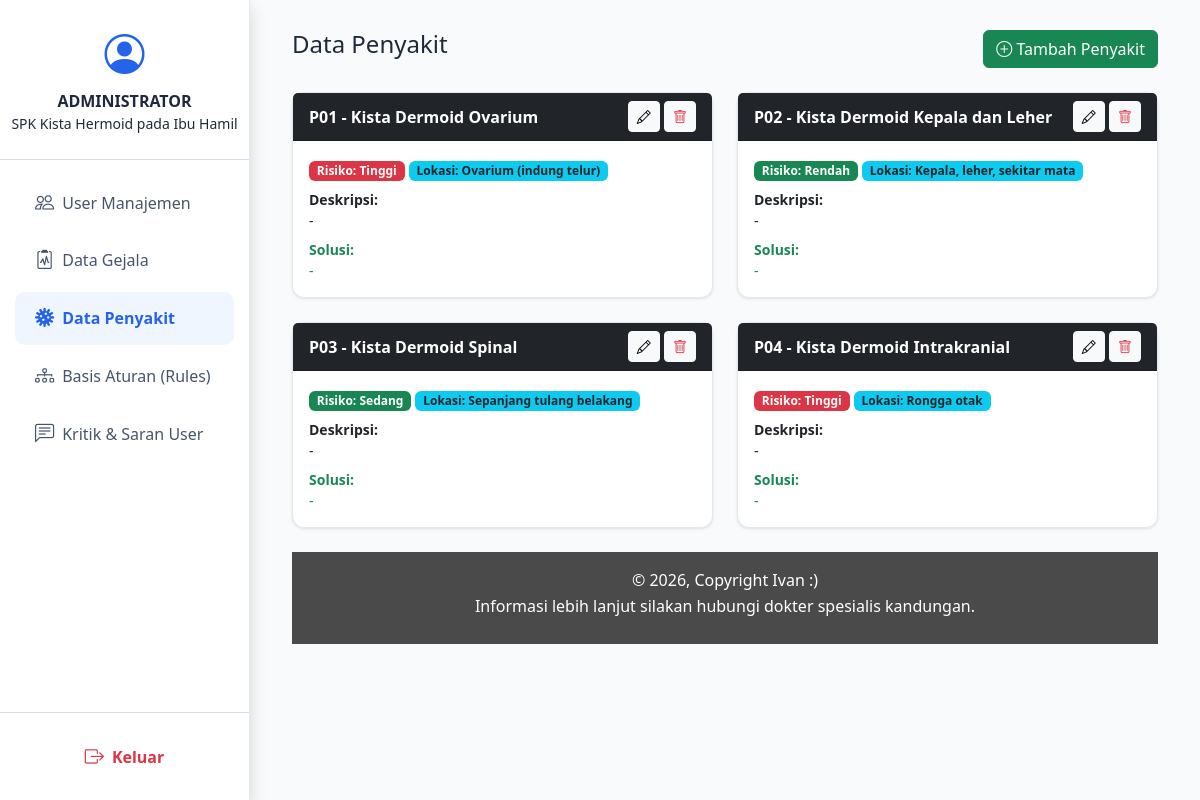
Screenshot of /data_penyakit.php (signed in) with the database file from the repository.
### tables this page shows
CREATE TABLE `penyakit` (
  `kode_penyakit` varchar(5) NOT NULL,
  `nama_penyakit` varchar(255) NOT NULL,
  `lokasi` varchar(100) DEFAULT NULL,
  `deskripsi` text DEFAULT NULL,
  `tingkat_risiko` enum('Rendah','Sedang','Tinggi') NOT NULL,
  `solusi` text DEFAULT NULL,
  `keterangan` text DEFAULT NULL
);

### data_penyakit.php (the view, shortened to what this page needs)
<?php
include "../config/database.php";
include "layout/header.php";
$query = mysqli_query($conn, "SELECT * FROM penyakit ORDER BY kode_penyakit ASC");
?>
<div class="d-flex justify-content-between mb-4">
    <h4>Data Penyakit</h4>
    <button type="button" class="btn btn-success" data-bs-toggle="modal" data-bs-target="#modalTambahPenyakit">
        <i class="bi bi-plus-circle"></i> Tambah Penyakit
    </button>
</div>
<div class="row">
    <?php while($p = mysqli_fetch_assoc($query)): ?>
    <div class="col-md-6 mb-4">
        <div class="card shadow-sm h-100 border-0">
            <div class="card-header bg-dark text-white d-flex justify-content-between align-items-center">
                <span class="fw-bold"><?= $p['kode_penyakit'] ?> - <?= $p['nama_penyakit'] ?></span>
                <div>
                    <a href="edit_penyakit.php?id=<?= $p['kode_penyakit'] ?>" class="btn btn-light btn-sm"><i class="bi bi-pencil"></i></a>
                    <a href="hapus_penyakit.php?id=<?= $p['kode_penyakit'] ?>" class="btn btn-light btn-sm text-danger" onclick="return confirm('Hapus data penyakit ini?')"><i class="bi bi-trash"></i></a>
                </div>
            </div>
            <div class="card-body">
                <div class="mb-2">
                    <span class="badge bg-<?= $p['tingkat_risiko'] == 'Tinggi' ? 'danger' : 'success' ?>">
                        Risiko: <?= $p['tingkat_risiko'] ?>
                    </span>
                    <?php if(!empty($p['lokasi'])): ?>
                        <span class="badge bg-info text-dark">Lokasi: <?= $p['lokasi'] ?></span>
                    <?php endif; ?>
                </div>
                <p class="small mb-2"><strong>Deskripsi:</strong><br><?= $p['deskripsi'] ?: '-' ?></p>
                <p class="small mb-0 text-success"><strong>Solusi:</strong><br><?= $p['solusi'] ?: '-' ?></p>
            </div>
        </div>
    </div>
    <?php endwhile; ?>
</div>
<?php include "layout/footer.php"; ?>

### admin.css (style rules this page uses)
:root { --primary-color: #2563eb; --sidebar-bg: #ffffff; --sidebar-text: #475569; --active-bg: #eff6ff; --body-bg: #f8fafc; --border-color: #e2e8f0; --shadow-sm: 0 1px 3px rgba(0, 0, 0, 0.1); }
body { background-color: var(--body-bg); font-family: 'Segoe UI', Tahoma, Geneva, Verdana, sans-serif; color: #1e293b; }
.card { border: 1px solid var(--border-color) !important; border-radius: 12px !important; box-shadow: var(--shadow-sm) !important; }

### rows the page displays
penyakit: kode_penyakit "P01", nama_penyakit "Kista Dermoid Ovarium", tingkat_risiko "Tinggi", lokasi "Ovarium (indung telur)", deskripsi "-", solusi "-"
penyakit: kode_penyakit "P02", nama_penyakit "Kista Dermoid Kepala dan Leher", tingkat_risiko "Rendah", lokasi "Kepala, leher, sekitar mata", deskripsi "-", solusi "-"
penyakit: kode_penyakit "P03", nama_penyakit "Kista Dermoid Spinal", tingkat_risiko "Sedang", lokasi "Sepanjang tulang belakang", deskripsi "-", solusi "-"
penyakit: kode_penyakit "P04", nama_penyakit "Kista Dermoid Intrakranial", tingkat_risiko "Tinggi", lokasi "Rongga otak", deskripsi "-", solusi "-"
